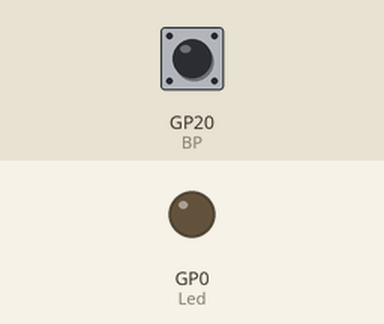
Simulated run of this program. Board: Raspberry Pi Pico running MicroPython. Shown: output pins drawn as LEDs (lit = HIGH). The test bench sets the inputs (shaded band); at power-on: GP20 (BP) HIGH. Random numbers come from a fixed seed; what the program prints to the serial console is not drawn.

Above: at 1.2 s.
1.3 s: GP20 (BP) pulsed LOW 5 times (0.12 s each, 0.3 s apart)
At 2.11 s:
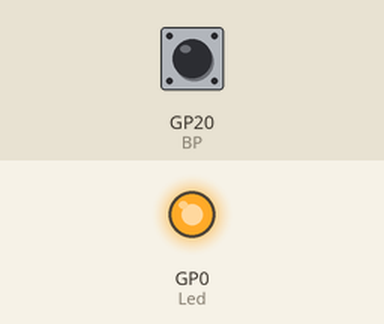
Timing chart, 0 to 10.3 s (numbered marks = the images above; inputs shaded):
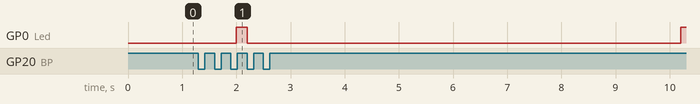

The program:

mesureTempsDeReaction.py
```python
from machine import Pin, Timer
import utime
import random

Led = Pin(0, Pin.OUT)
BP = Pin(20, Pin.IN, Pin.PULL_UP)
flag = 0

def BP_pressed(pin):
    global flag
    BP.irq(handler = None)
    Led.value(0)
    TpsSTOP = utime.ticks_ms()
    TpsReact = utime.ticks_diff(TpsSTOP, TpsSTART) / 1000
    print("Temps de réaction: %2.2f s" %TpsReact)
    flag = 1
    utime.sleep(3)

Led.value(0)
while True:
    flag = 0
    tpsRand = random.randint(1,5)
    utime.sleep(tpsRand)
    Led.value(1)
    TpsSTART = utime.ticks_ms()
    BP.irq(trigger = Pin.IRQ_FALLING, handler = BP_pressed)

    while flag == 0:
        pass
```
